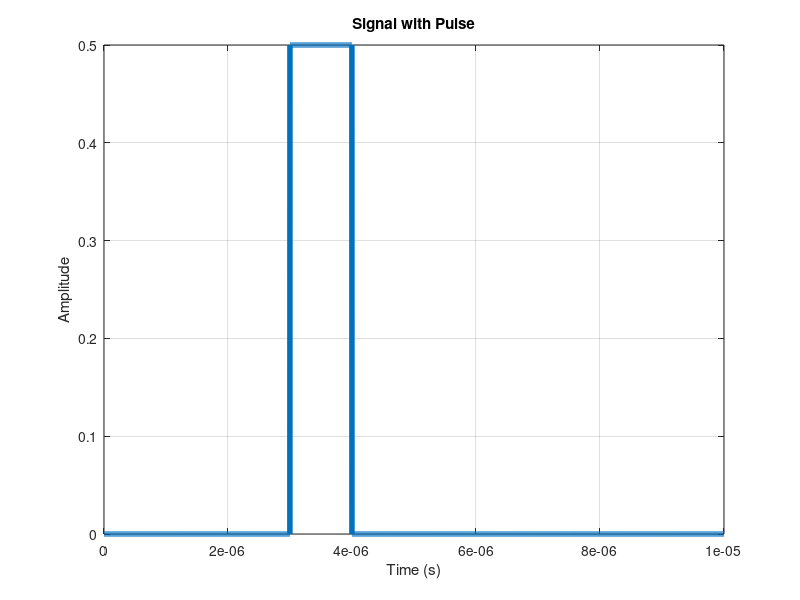

The MATLAB source for this figure:
ts = 1e-9;
T = 1e-5;
tau = 1e-6;
start_time = 0;
c = 3e8;
R = 450;
alpha = 0.5;

td = 2 * R / c;
pulse_idx = td / ts;

Total_samples = round(T/ts); % fp operation may fail to return int
pulse_samples = round(tau/ts); % fp operation may fail to return int

signal = zeros(1,Total_samples); 
pulse = alpha * ones(1,pulse_samples); % pulse amp is reduced

% Here the pulse must start from td 
signal(pulse_idx:pulse_idx+pulse_samples - 1) = ...
signal(pulse_idx:pulse_idx+pulse_samples - 1) + pulse; % -1 is due to len mismatch

time = start_time:ts:T - ts; % if we don't subtract from ts -> len(time) == 10001

plot(time, signal, 'LineWidth', 4);
xlabel('Time (s)');
ylabel('Amplitude');
title('Signal with Pulse');
grid on;
